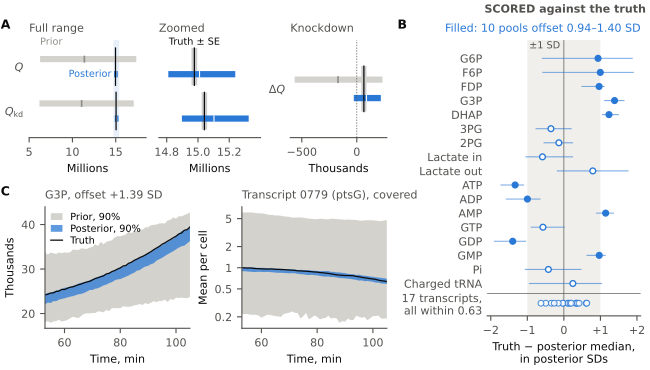

This figure's Python source:
#!/usr/bin/env python3
"""F5 (fig:reducedpredict): the joint posterior's predictions on the reduced model, scored against the
true simulator, with the prior predictive beside them. Full text width.

Run from anywhere:
    python3 -B paper/figures/fig_reduced_predict.py

Input, read and never written, in paper/figures/data/ and copied unchanged:
- kim95_score_targets.tsv: score_targets.tsv from /fred/oz022/tkimpson/infercell-kim95-archive-2026-11-19,
  SHA-256 2931a9f97e40d8794294840f4cd56817c582c658626dd189353a56983f458047, as in that archive's SHA256SUMS.
  Runs at baf5331: truth job 21154497 (10,810 cells at theta*), posterior job 21154498 (100 draws x 973
  cells, KIM-92's joint posterior), prior job 21154499 (100 draws x 200 cells); collect and score job
  21154500, with score_targets.tsv rewritten on the login node by corea_predict_kim95_score.jl at 2333ae2.
The result note is dev/scripts/corea_predict_kim95_result.md. A species' offset is the median over its 53
later-horizon saves of z = (truth - posterior median) / posterior SD, with posterior SD = se / se_over_sd.
post_lo and post_hi are the 5% and 95% quantiles over draws; pools and transcripts are at baseline.
In B, a pool's whisker is the 5-95% range of z over its 53 saves, which are strongly correlated: spread, not
uncertainty. Filled marks |median z| > 0.9, which picks out the note's ten.
"""
import os
import sys

sys.dont_write_bytecode = True
import matplotlib

matplotlib.use("Agg")
import matplotlib.pyplot as plt
import numpy as np

from make_figures import EXACT, INK, MUTED, WIDTH, rows, save  # importing also applies the house rcParams

HERE = os.path.dirname(os.path.abspath(__file__))
POST, PRIOR, PRIOR_EDGE = EXACT, "#d3d2cd", "#8f8e89"  # posterior in the paper's blue, the prior in grey

POOLS = [("M_g6p_c", "G6P"), ("M_f6p_c", "F6P"), ("M_fdp_c", "FDP"), ("M_g3p_c", "G3P"), ("M_dhap_c", "DHAP"),
         ("M_3pg_c", "3PG"), ("M_2pg_c", "2PG"), ("M_lac__L_c", "Lactate in"), ("M_lac__L_e", "Lactate out"),
         ("M_atp_c", "ATP"), ("M_adp_c", "ADP"), ("M_amp_c", "AMP"), ("M_gtp_c", "GTP"), ("M_gdp_c", "GDP"),
         ("M_gmp_c", "GMP"), ("M_pi_c", "Pi"), ("M_trna_chg_c", "Charged tRNA")]
GENES = {"0607": "0607 (GAPD)", "0779": "0779 (ptsG)"}  # names the paper already uses; locus numbers otherwise
# The note's offsets for the ten shifted pools (corea_predict_kim95_result.md).
NOTE = {"M_g3p_c": 1.39, "M_dhap_c": 1.23, "M_atp_c": -1.33, "M_adp_c": -1.00, "M_gdp_c": -1.40,
        "M_amp_c": 1.14, "M_gmp_c": 0.97, "M_g6p_c": 0.94, "M_f6p_c": 1.00, "M_fdp_c": 0.96}


def col(sel, k):
    return np.array([float(r[k]) for r in sel])


def offsets(d, species):
    sel = [r for r in d if r["species"] == species]
    assert len(sel) == 53, (species, len(sel))
    z = (col(sel, "y") - col(sel, "post_med")) / (col(sel, "se") / col(sel, "se_over_sd"))
    return np.median(z), np.percentile(z, [5, 95])


def interval_rows(ax, items, scale, prior=True):
    for y, r in items:
        if prior:
            ax.plot([float(r["prior_lo"]) / scale, float(r["prior_hi"]) / scale], [y + 0.17] * 2, color=PRIOR,
                    lw=4.5, solid_capstyle="butt")
            ax.plot(float(r["prior_med"]) / scale, y + 0.17, "|", ms=5, mew=1.2, color=PRIOR_EDGE)
        ax.plot([float(r["post_lo"]) / scale, float(r["post_hi"]) / scale], [y - 0.17] * 2, color=POST, lw=4.5,
                solid_capstyle="butt")
        ax.plot(float(r["post_med"]) / scale, y - 0.17, "|", ms=4.5, mew=0.8, color="white")
        t, se = float(r["y"]) / scale, float(r["se"]) / scale
        ax.fill_betweenx([y - 0.42, y + 0.42], t - se, t + se, color=INK, alpha=0.2, lw=0)
        ax.plot([t, t], [y - 0.42, y + 0.42], color=INK, lw=0.9)


def main():
    d = rows(os.path.join(HERE, "data", "kim95_score_targets.tsv"))
    by = {r["id"]: r for r in d}
    q, qkd, dq = by["Q"], by["Q_kd"], by["dQ"]

    # Checks against the result note.
    for r in (q, qkd):
        half = (float(r["post_hi"]) - float(r["post_lo"])) / 2 / float(r["post_med"])
        low = 1 - float(r["prior_med"]) / float(r["y"])
        span = float(r["prior_hi"]) / float(r["prior_lo"])
        print(f"{r['id']}: posterior 90% ±{100 * half:.2f}%, prior median {100 * low:.1f}% low, "
              f"prior 90% spans ×{span:.2f}, skill {float(r['skill']):.3f}")
        assert round(100 * half, 1) == 1.4 and 0.24 <= low <= 0.265 and round(span, 1) == 2.8
        assert r["post90"] == "true" and 0.98 <= float(r["skill"]) < 0.99  # the note: "0.98 on both"
    assert dq["post90"] == "true" and float(dq["post_lo"]) < 0 < float(dq["post_hi"])
    assert round(float(dq["mc_post"]), 2) == 1.09
    pool = [r for r in d if r["family"] == "pool"]
    tx = [r for r in d if r["family"] == "transcript"]
    assert len(pool) == len(tx) == 901
    assert sum(r["post90"] == "true" for r in tx) == 900
    h90 = np.mean([r["post90"] == "true" for r in pool])
    h50 = np.mean([r["post50"] == "true" for r in pool])
    assert round(100 * h90) == 92 and round(100 * h50) == 34, (h90, h50)
    zp = {s: offsets(d, s) for s, _ in POOLS}
    tx_species = sorted({r["species"] for r in tx})
    zt = {s: offsets(d, s) for s in tx_species}
    assert len(zp) == len(zt) == 17
    shifted = {s for s in zp if abs(zp[s][0]) > 0.9}
    assert shifted == set(NOTE), shifted
    for s, v in NOTE.items():
        assert round(zp[s][0], 2) == v, (s, zp[s][0], v)
    assert max(abs(zp[s][0]) for s in zp if s not in shifted) < 0.8
    assert max(abs(v[0]) for v in zt.values()) < 0.64
    for s, _ in POOLS:
        print(f"  {s:14s} {zp[s][0]:+.3f}")
    print(f"pools: {100 * h90:.1f}% in 90%, {100 * h50:.1f}% in 50%; shifted "
          f"{min(abs(zp[s][0]) for s in shifted):.3f}-{max(abs(zp[s][0]) for s in shifted):.3f}; "
          f"transcripts max |z| {max(abs(v[0]) for v in zt.values()):.3f}")

    fig = plt.figure(figsize=(WIDTH, 3.7), layout="constrained")
    left, right = fig.subfigures(1, 2, width_ratios=[1.55, 1], wspace=0.02)
    top, bottom = left.subfigures(2, 1, height_ratios=[1, 1.15], hspace=0.04)

    # A: Q and Q_kd on the prior's scale, the same on the posterior's scale, and the knockdown effect.
    a_full, a_zoom, a_dq = top.subplots(1, 3, width_ratios=[1.15, 1, 0.95])
    items = [(1, q), (0, qkd)]
    interval_rows(a_full, items, 1e6)
    a_full.set_yticks([1, 0], [r"$Q$", r"$Q_{\mathrm{kd}}$"])
    a_full.set_xlim(5, 18.5)
    a_full.set_xlabel("Millions")
    a_full.set_title("Full range", loc="left", color=MUTED)
    interval_rows(a_zoom, items, 1e6, prior=False)
    a_zoom.set_yticks([1, 0], [])
    a_zoom.set_xlim(14.75, 15.4)
    a_zoom.set_xticks([14.8, 15.0, 15.2])  # fits once B is one axis
    a_zoom.set_xlabel("Millions")
    a_zoom.set_title("Zoomed", loc="left", color=MUTED)
    lo, hi = a_zoom.get_xlim()
    a_full.axvspan(lo, hi, color=POST, alpha=0.12, lw=0)
    interval_rows(a_dq, [(0, dq)], 1e3)
    a_dq.axvline(0, color=MUTED, lw=0.5, ls=(0, (2, 2)))
    a_dq.set_yticks([0], [r"$\Delta Q$"])
    a_dq.set_xlabel("Thousands")
    a_dq.set_title("Knockdown", loc="left", color=MUTED)
    for ax in (a_full, a_zoom):
        ax.set_ylim(-0.6, 1.6)
    a_dq.set_ylim(-0.9, 0.9)
    for ax in (a_full, a_zoom, a_dq):
        ax.tick_params(axis="y", length=0)
        ax.spines["left"].set_visible(False)
    a_full.text(float(q["prior_lo"]) / 1e6, 1.45, "Prior", color=PRIOR_EDGE, ha="left", va="bottom", fontsize=7)
    a_full.text(float(q["post_lo"]) / 1e6 - 0.3, 0.83, "Posterior", color=POST, ha="right", va="center",
                fontsize=7)
    a_zoom.text(float(q["y"]) / 1e6, 1.45, "Truth ± SE", color=INK, ha="center", va="bottom", fontsize=7)

    # C: one shifted pool and the knocked-down gene's transcript over the later horizon.
    c = bottom.subplots(1, 2)
    for ax, species, scale, title, ylab in ((c[0], "M_g3p_c", 1e3, f"G3P, offset {zp['M_g3p_c'][0]:+.2f} SD", "Thousands"),
                                            (c[1], "mRNA_JCVISYN3A_0779", 1, "Transcript 0779 (ptsG), covered",
                                             "Mean per cell")):
        sel = sorted((r for r in d if r["species"] == species), key=lambda r: float(r["t"]))
        t = col(sel, "t") / 60
        ax.fill_between(t, col(sel, "prior_lo") / scale, col(sel, "prior_hi") / scale, color=PRIOR, lw=0,
                        label="Prior, 90%")
        ax.fill_between(t, col(sel, "post_lo") / scale, col(sel, "post_hi") / scale, color=POST, alpha=0.75,
                        lw=0, label="Posterior, 90%")
        ax.plot(t, col(sel, "y") / scale, color=INK, lw=0.9, label="Truth")
        ax.set_xlim(t[0], t[-1])
        ax.set_xticks([60, 80, 100])
        ax.set_xlabel("Time, min")
        ax.set_ylabel(ylab)
        ax.set_title(title, loc="left", color=MUTED)
    c[1].set_yscale("log")
    c[1].set_yticks([0.2, 0.5, 1, 2, 5], ["0.2", "0.5", "1", "2", "5"])
    c[1].minorticks_off()
    c[0].legend(loc="upper left", fontsize=7, handlelength=1.2, borderaxespad=0.2, labelspacing=0.25)

    # B: each pool's offset over the later horizon, and the 17 transcripts' on one row, on one z scale.
    ax = right.subplots()
    y = np.arange(len(POOLS))[::-1] + 1.4
    ax.axvspan(-1, 1, color="#f0efeb", lw=0, zorder=0)
    ax.axvline(0, color=MUTED, lw=0.5)
    for yi, (s, _) in zip(y, POOLS):
        med, (lo, hi) = zp[s]
        ax.plot([lo, hi], [yi, yi], color=POST, lw=0.8, alpha=0.6)
        ax.plot(med, yi, "o", ms=4.2, mew=1, mec=POST, mfc=POST if s in shifted else "white", zorder=3)
    tz = np.array([zt[s][0] for s in tx_species])
    ax.plot(tz, np.zeros_like(tz), "o", ms=4.2, mew=0.8, mec=POST, mfc="white", alpha=0.8, zorder=3)
    ax.axhline(0.7, color=MUTED, lw=0.5)
    ax.text(-0.95, y[0] + 0.9, "±1 SD", ha="left", va="center", fontsize=7, color=MUTED)
    ax.set_yticks(list(y) + [0], [n for _, n in POOLS] + [f"17 transcripts,\nall within {max(abs(tz)):.2f}"])
    ax.set_ylim(-0.9, y[0] + 1.3)
    ax.tick_params(axis="y", length=0)
    ax.spines["left"].set_visible(False)
    ax.set_xlim(-2.1, 2.1)
    ax.set_xticks([-2, -1, 0, 1, 2], ["−2", "−1", "0", "+1", "+2"])
    ax.set_xlabel("Truth − posterior median,\nin posterior SDs")
    lo10, hi10 = min(abs(zp[s][0]) for s in shifted), max(abs(zp[s][0]) for s in shifted)
    ax.set_title(f"Filled: {len(shifted)} pools offset {lo10:.2f}–{hi10:.2f} SD", loc="right", color=POST)

    for sub, letter in ((top, "A"), (right, "B"), (bottom, "C")):
        sub.text(0.0, 1.0, letter, transform=sub.transSubfigure, ha="left", va="top", fontweight="bold",
                 fontsize=9, color=INK)
    fig.suptitle("SCORED against the truth", x=0.995, ha="right", color=MUTED, fontweight="bold", fontsize=8)
    save(fig, "fig_reduced_predict")


if __name__ == "__main__":
    main()
